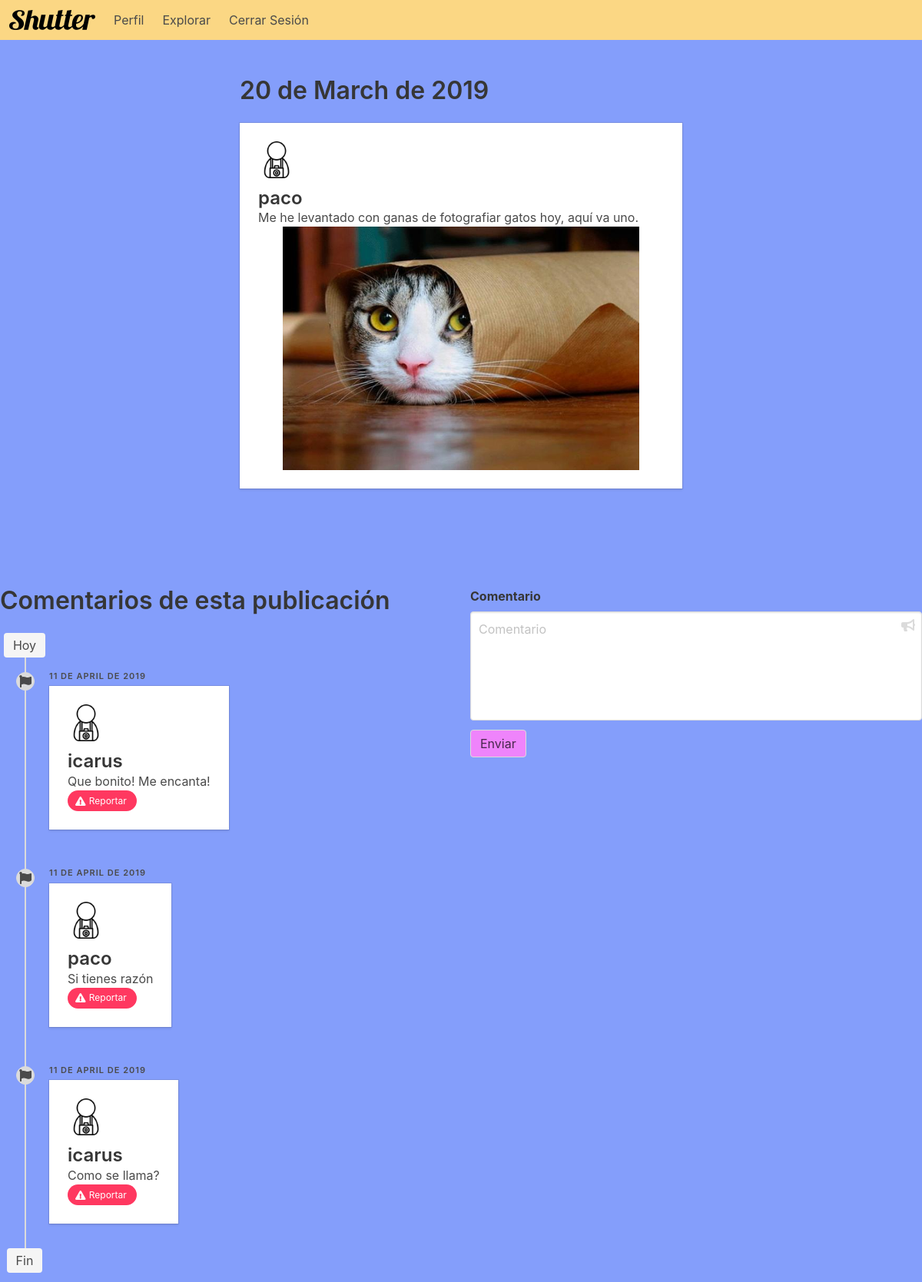
/php/users/publicacion.php?p=1, run on the app's committed database.
### tables this page shows
CREATE TABLE if not exists `publicacion` (
  `id` int(11) NOT NULL,
  `contenido` varchar(2000) NOT NULL,
  `fecha` date NOT NULL,
  `imagen` varchar(500) DEFAULT NULL,
  `id_usuario` int(11) NOT NULL
);

CREATE TABLE if not exists `usuario` (
  `id` int(11) NOT NULL,
  `nombre_usuario` varchar(50) NOT NULL,
  `img` varchar(100) DEFAULT NULL,
  `nivel` int(11) NOT NULL,
  `biografia` varchar(1000) DEFAULT NULL,
  `email` varchar(100) NOT NULL,
  `pass` varchar(64) NOT NULL,
  `rol` varchar(5) NOT NULL
);

CREATE TABLE if not exists `comentario` (
  `id` int(11) NOT NULL,
  `contenido` varchar(2000) NOT NULL,
  `fecha` date NOT NULL,
  `id_publicacion` int(11) NOT NULL,
  `id_usuario` int(11) NOT NULL
);

### php/users/publicacion.php (the view, shortened to what this page needs)
<?php session_start();
include "../helpers.php";
$id = getId();
$userData = getUser($id);
$con = conectarServer();
?>
<?php
$pubId = $_GET["p"];
$consulta = "SELECT p.contenido, p.imagen, p.fecha,u.img,u.nombre_usuario from usuario u, publicacion p
                                where p.id_usuario = u.id
                                AND p.id = $pubId;";
$data = mysqli_query($con,$consulta);
$row = mysqli_fetch_array($data,MYSQLI_ASSOC);
?>
<!doctype html>
<html lang="es">
<head>
    <link rel="stylesheet" href="../../css/bulma.min.css">
    <link rel="stylesheet" href="../../css/bulma-extensions.min.css">
    <link rel="stylesheet" href="../../css/main.css">
</head>
<body>
    <section class="hero">
        <div class="hero-body">
            <div class="container is-shutter-small-center">
                <h1 class="title">
                    <?php echo strftime('%d de %B de %Y',strtotime($row["fecha"])); ?>
                </h1>
                <?php while(!is_null($row)):?>
                <div class="card">
                    <div class="card-content">
                        <div class="media">
                            <div class="media-left">
                                <figure class="image is-48x48">
                                    <?php
                                if ($row["img"] != null){
                                echo "<img src='../../img/$row[nombre_usuario]/$row[img].png'>";
                                }else{
                                echo "<img src='../../img/userdefault.png'>";
                                }
                                ?>
                                </figure>
                            </div>
                        </div>
                        <div class="media-content">
                            <p class="title is-4"><?php echo $row['nombre_usuario']?></p>
                        </div>
                        <div class="content">
                            <?php echo $row['contenido']?>
                            <?php if ($row["imagen"] != null):?>
                                <figure class="image is-5by3">
                                <img src=" ../../img/<?php echo $row['nombre_usuario']."/publicacion/".$row['imagen']?>">
                            </figure>
                            <?php endif; ?>
                        </div>
                    </div>
                </div>
                <?php $row = mysqli_fetch_array($data,MYSQLI_ASSOC);?>
            <?php endwhile;?>
            </div>
        </div>
    </section>
    <div class="columns">
        <div class="column">
            <h3 class="title is-3">Comentarios de esta publicación</h3>
            <?php
                $consulta = "SELECT c.id as idCom,c.contenido, c.fecha, c.id_usuario, u.img, u.nombre_usuario
FROM comentario c,publicacion p,usuario u
WHERE c.id_publicacion= p.id
AND c.id_usuario = u.id
AND p.id = $pubId Order BY c.fecha ASC;";
                $data = mysqli_query($con,$consulta);
            ?>
            <?php if (mysqli_num_rows($data)==0): ?>
                <kbd>No hay comentarios en este momento, puedes solucionar eso creando uno!</kbd>
                </div>
            <?php else: ?>
            <div class="timeline">
                <header class="timeline-header">
                    <span class="tag is-medium">Hoy</span>
                </header>
            <?php $row = mysqli_fetch_array($data,MYSQLI_ASSOC); ?>
            <?php while(!is_null($row)):?>
                <div class='timeline-item'>
                    <div class="timeline-marker is-icon">
                        <i class="fa fa-flag"></i>
                    </div>
                    <div class="timeline-content">
                        <p class="heading"><?php echo strftime('%d de %B de %Y',strtotime($row["fecha"]));?></p>
                        <div class="card">
                            <div class="card-content">
                                <div class="media">
                                    <div class="media-left">
                                        <figure class="image is-48x48">
                                            <?php
                                            if ($userData["img"] != null){
                                            echo "<img src='../../img/$row[nombre_usuario]/$row[img].png'>";
                                            }else{
                                            echo "<img src='../../img/userdefault.png'>";
                                            }
                                            ?>
                                        </figure>
                                    </div>
                                </div>
                                <div class="media-content">
                                    <a class="title is-4" href="./profile.php?u=<?php echo $row['nombre_usuario']?>"><?php echo $row['nombre_usuario']?></a>
                                </div>
                                <div class="content">
                                    <?php
                                    echo $row['contenido'];
                                    ?>
                                    <p class="buttons">
                                        <button class="button is-danger is-small is-rounded" onclick="reportCom( <?php echo $row['idCom']?>)">
                                            <span class="icon is-small">
                                          <i class="fas fa-exclamation-triangle"></i>
                                        </span>
                                            <span>Reportar</span>
                                        </button>
                                    </p>
                                </div>
                            </div>
                        </div>
                    </div>
                </div>
            <?php $row = mysqli_fetch_array($data,MYSQLI_ASSOC); ?>
            <?php endwhile;?>
                <div class="timeline-header">
                    <span class="tag is-medium is-shutter-secondary">Fin</span>
                </div>
        </div>
        </div>
            <?php endif;?>
        <div class="column">
            <form method="post" action="#" name="coment" class="is-sticky">
                <div class="field">
                    <label class="label">Comentario</label>
                    <div class="control has-icons-right">
                        <textarea class="textarea has-fixed-size" placeholder="Comentario" rows="5" name="content"></textarea>
                        <span class="icon is-small is-right">
                        </span>
                    </div>
                </div>
                <div class="field">
                    <p class="control">
                        <button class="button is-shutter-secondary" type="submit" value="Enviar" name="Enviar">
                            Enviar
                        </button>
                    </p>
                </div>
            </form>
        </div>
    </div>
</body>

### css/main.css (style rules this page uses)
body { background-color:#849efb; }
.is-shutter-secondary { background-color: #ef84fb; color: rgba(0, 0, 0, 0.7); }
.is-shutter-small-center { max-width: 50%!important; margin: auto; margin-bottom: 80px; }
.is-sticky { position: sticky; top: 0; }

### data on the page
publicacion: fecha "20 de March de 2019", id_usuario.nombre_usuario "paco", contenido "Me he levantado con ganas de fotografiar gatos hoy, aquí va uno.", id_usuario+imagen (picture)
comentario: fecha "11 DE APRIL DE 2019", id_usuario.nombre_usuario "icarus", contenido "Que bonito! Me encanta!"
comentario: fecha "11 DE APRIL DE 2019", id_usuario.nombre_usuario "paco", contenido "Si tienes razón"
comentario: fecha "11 DE APRIL DE 2019", id_usuario.nombre_usuario "icarus", contenido "Como se llama?"
